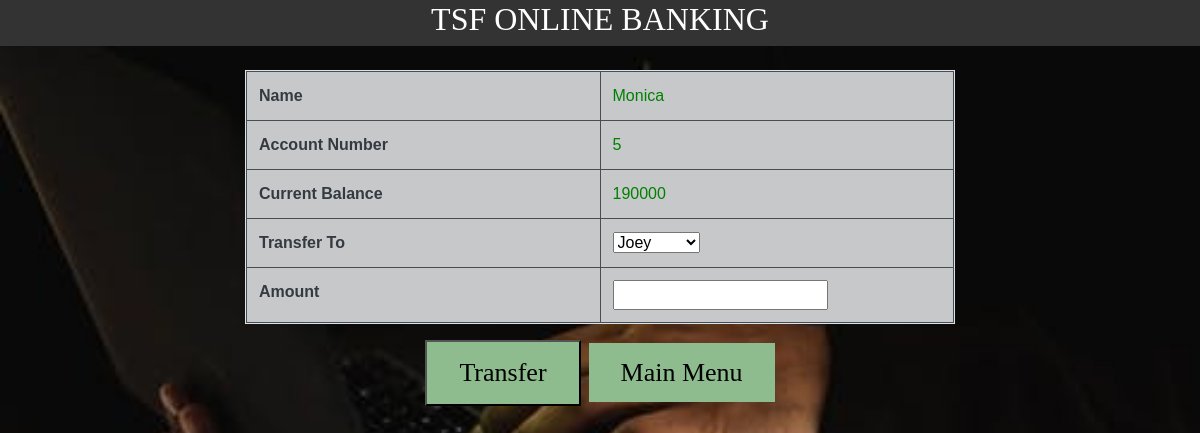
/transfer.php?ano=5, run on the app's committed database.
### tables this page shows
CREATE TABLE `customer_details` (
  `name` varchar(55) NOT NULL,
  `email` varchar(44) NOT NULL,
  `account_no` int(11) NOT NULL,
  `current_bal` int(33) NOT NULL,
  `address` text NOT NULL
);

### transfer.php (the view, shortened to what this page needs)
<!DOCTYPE html>
<html>
<head>
    <link rel="stylesheet" href="https://stackpath.bootstrapcdn.com/bootstrap/4.5.2/css/bootstrap.min.css"
>
     <link rel="stylesheet" href="https://use.fontawesome.com/releases/v5.12.1/css/all.css">
    <link rel="stylesheet" href="https://cdnjs.cloudflare.com/ajax/libs/font-awesome/4.7.0/css/font-awesome.min.css">
    <?php
$user = 'root';
$password = '';
$database = 'bank';
$servername='localhost:3306';
$mysqli = new mysqli($servername, $user,
                $password, $database);
    $cid = mysqli_real_escape_string($mysqli, $_GET["ano"]);
    $sql =  "SELECT * FROM customer_details WHERE account_no='".$cid."'";
    $result = $mysqli->query($sql);
  $cust_sql = "SELECT * FROM customer_details ORDER BY account_no ASC ";
$cust_result = $mysqli->query($cust_sql);
?>
</head>
<body>
  <div class="topnav" >
 <h1 style="color:white;"> TSF ONLINE BANKING </h1>
</div>
<center>
 <div class="container my-4">
   <div class="col-lg-8">
     <form action="transfer.php?ano=<?php  echo $_GET['ano']; ?>" method="post">
       <table class=" table table-responsive table-striped table-hover table-bordered">
           <?php
                while($rows=$result->fetch_assoc())
                {
             ?>
        <tr class="table-dark text-dark">
            <th width="390">Name</th>
            <td><?php echo $rows['name'];?> </td>
        </tr>
        <tr class="table-dark text-dark">
            <th width="50%">Account Number</th>
            <td><?php echo $rows['account_no'];?></td>
        </tr>
        <tr class="table-dark text-dark">
            <th width="50%">Current Balance</th>
            <td><?php echo $rows['current_bal'];?> </td>
        </tr>
        <tr class="table-dark text-dark">
            <th width="50%">Transfer To</th>
             <td>
    <select name="transfer_to" width="298px">
      <?php
                while($cust_rows=$cust_result->fetch_assoc())
                {
        if($rows['account_no']!= $cust_rows['account_no'])
        {
             ?>
    <option value="<?php echo $cust_rows['account_no']?>"><?php echo $cust_rows['name']?> </option>
    <?php } }?> </select>
     </td>
        </tr>
         <tr class="table-dark text-dark">
         <th width="50%">Amount</th>
         <td> <input type="number" name="amount" /> </td>
         </tr>
     <?php
                }
             ?>
  </table>
   <h1> <button type="submit" class="button button1" name="submit">Transfer </button>
  <a class="button1 button"href="view_customers.php"> Main Menu </a>
  </h1>
 </form>
</center>
</body>
</html>

### transfer.php (style rules this page uses)
body { background : radial-gradient(#fff,#ffd6d6); background-image: url("bank1.jpeg"); background-repeat: no-repeat; background-size: 100%; font-family: Arial, Helvetica, sans-serif; }
td { color: green; }
.topnav { overflow: hidden; background-color: #333; }
h1 { text-align: center; color: #006600; font-size: xx-large; font-family: 'Gill Sans', 'Gill Sans MT', ' Calibri', 'Trebuchet MS', 'sans-serif'; }
.button1 { background-color:#8FBC8F; color: black; padding: 15px 32px; text-align: center; font-size: 26px; }

### data on the page
customer_details: name "Monica", account_no "5", current_bal "190000"

### other printed values
form field transfer_to "Joey"
